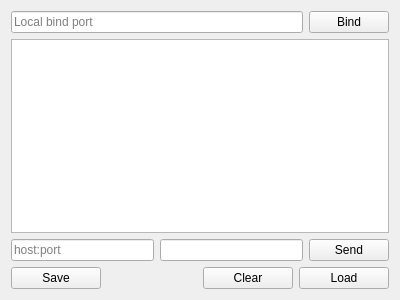
<?xml version="1.0" encoding="UTF-8"?>
<ui version="4.0">
 <class>UdpOpsWidget</class>
 <widget class="QWidget" name="UdpOpsWidget">
  <property name="geometry">
   <rect>
    <x>0</x>
    <y>0</y>
    <width>400</width>
    <height>300</height>
   </rect>
  </property>
    <property name="styleSheet">
     <string>font: 9pt "Segoe UI";
QPushButton{min-width:84px;padding:6px;border-radius:4px;background:#1976d2;color:white}
QPushButton:disabled{background:#9e9e9e}
QLineEdit,QTextEdit{font:9pt "Segoe UI"}</string>
    </property>
  <layout class="QVBoxLayout" name="verticalLayout">
   <item>
    <layout class="QHBoxLayout" name="bindLayout">
     <item>
  <widget class="QLineEdit" name="editBindPort">
   <property name="placeholderText">
    <string>Local bind port</string>
   </property>
   <property name="toolTip">
    <string>Local port to bind and listen for incoming UDP packets</string>
   </property>
  </widget>
     </item>
     <item>
  <widget class="QPushButton" name="btnBind">
   <property name="text">
    <string>Bind</string>
   </property>
   <property name="toolTip">
    <string>Bind and listen on the specified local UDP port</string>
   </property>
  </widget>
     </item>
    </layout>
   </item>
   <item>
    <widget class="QTextEdit" name="teRecv"/>
   </item>
   <item>
    <layout class="QHBoxLayout" name="sendLayout">
     <item>
      <widget class="QLineEdit" name="editPeer">
       <property name="placeholderText">
        <string>host:port</string>
       </property>
      </widget>
     </item>
     <item>
      <widget class="QLineEdit" name="editSend"/>
     </item>
     <item>
      <widget class="QPushButton" name="btnSend">
       <property name="text">
        <string>Send</string>
       </property>
      </widget>
     </item>
    </layout>
   </item>
   <item>
    <layout class="QHBoxLayout" name="actionLayout">
     <item>
      <widget class="QPushButton" name="btnSaveAction">
       <property name="text">
        <string>Save</string>
       </property>
      </widget>
     </item>
 <item>
  <widget class="QLabel" name="labelLoadedAction">
   <property name="text"><string></string></property>
  </widget>
 </item>
  <item>
   <widget class="QPushButton" name="btnClear">
    <property name="text">
     <string>Clear</string>
    </property>
   </widget>
  </item>
     <item>
      <widget class="QPushButton" name="btnLoadAction">
       <property name="text">
        <string>Load</string>
       </property>
      </widget>
     </item>
    </layout>
   </item>
  </layout>
 </widget>
 <resources/>
 <connections/>
</ui>
